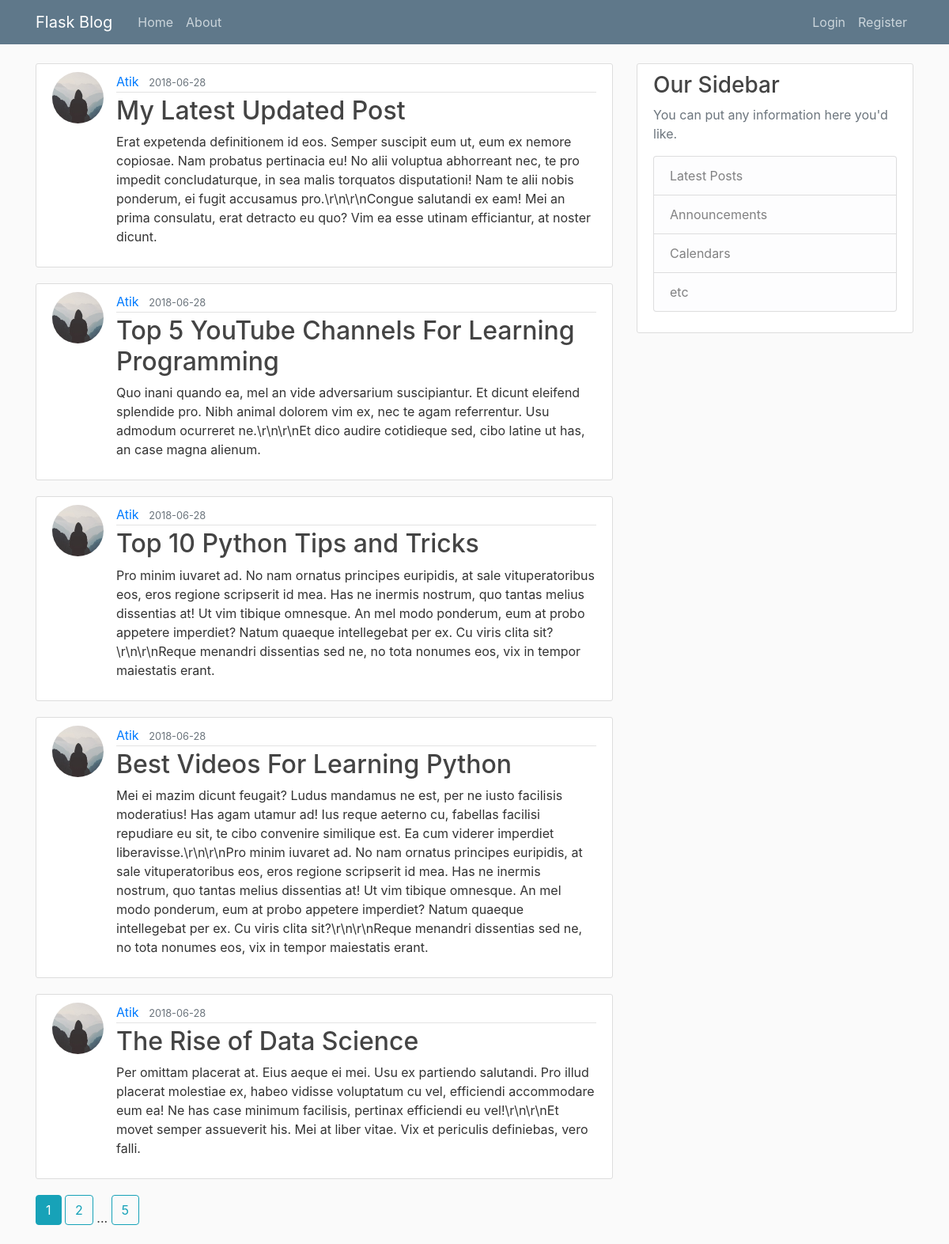
Page /home on the earlier database version.
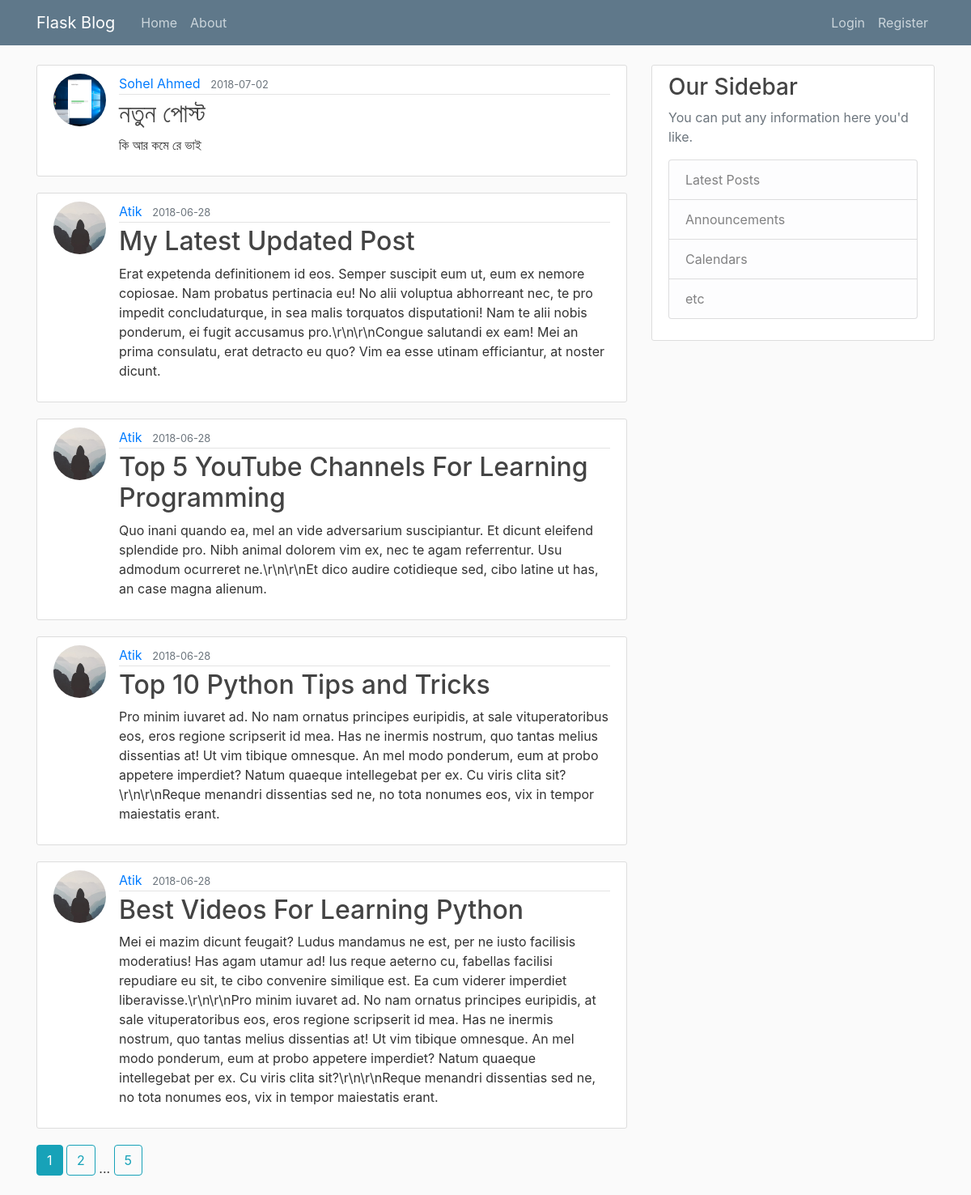
Same page on the later database version.
### flaskblog/models.py (models this page shows, shortened)
class Post(db.Model):
    id = db.Column(db.Integer,primary_key=True)
    title = db.Column(db.String(100),nullable = False)
    date_posted = db.Column(db.DateTime,nullable = False,default=datetime.utcnow)
    content = db.Column(db.Text,nullable=False)
    user_id = db.Column(db.Integer,db.ForeignKey('user.id'),nullable=False)

class User(db.Model,UserMixin):
    id = db.Column(db.Integer,primary_key=True)
    username = db.Column(db.String(20),unique=True,nullable=False)
    email = db.Column(db.String(120),unique=True,nullable=False)
    image_file = db.Column(db.String(20),nullable=False,default='default.jpg')
    password = db.Column(db.String(60),nullable=False)
    posts = db.relationship('Post',backref='author',lazy=True)

### flaskblog/main/routes.py (the view)
@main.route("/")
@main.route("/home")
def home():
	page = request.args.get('page',1,type=int)
	posts = Post.query.order_by(Post.date_posted.desc()).paginate(page=page,per_page=5)
	return render_template('home.html',posts=posts)

### flaskblog/templates/home.html
{% extends "layout.html" %}
{% block content %}
    {% for post in posts.items %}
        <article class="media content-section">
          <img class="rounded-circle article-img" src="{{ url_for('static',filename='profile_pics/'+post.author.image_file) }}">
          <div class="media-body">
            <div class="article-metadata">
              <a class="mr-2" href="{{ url_for('users.user_posts',username=post.author.username)}}">{{ post.author.username }}</a>
              <small class="text-muted">{{ post.date_posted.strftime('%Y-%m-%d') }}</small>
            </div>
            <h2><a class="article-title" href="{{ url_for('posts.post',post_id=post.id) }}">{{ post.title }}</a></h2>
            <p class="article-content">{{ post.content }}</p>
          </div>
        </article>
    {% endfor %}
    {% for page_no in posts.iter_pages(left_edge=1,right_edge=1,left_current=1,right_current=2) %}
        {% if page_no %}
          {% if posts.page == page_no %}
            <a class="btn btn-info mb-4" href="{{ url_for('main.home',page=page_no)}}">{{ page_no }}</a>
          {% else %}
            <a class="btn btn-outline-info mb-4" href="{{ url_for('main.home',page=page_no)}}">{{ page_no }}</a>
          {% endif %}
        {% else %}
          ...
        {% endif %}
    {% endfor %}
{% endblock content %}

Differences in the rows shown:
no longer on this page (row unchanged): Post: image_file (placeholder picture), author.username "Atik", date_posted "2018-06-28", title "The Rise of Data Science", content "Per omittam placerat at. Eius aeque ei mei. Usu ex partiendo salutandi. Pro illud placerat molestiae ex, habeo vidisse voluptatum cu vel, efficiendi accommodare eum ea! Ne has case minimum facilisis, pertinax efficiendi eu vel!\\r\\n\\r\\nEt movet semper assueverit his. Mei at liber vitae. Vix et periculis definiebas, vero falli."
added Post: image_file (picture), author.username "Sohel Ahmed", date_posted "2018-07-02", title "নতুন পোস্ট", content "কি আর কমে রে ভাই"
